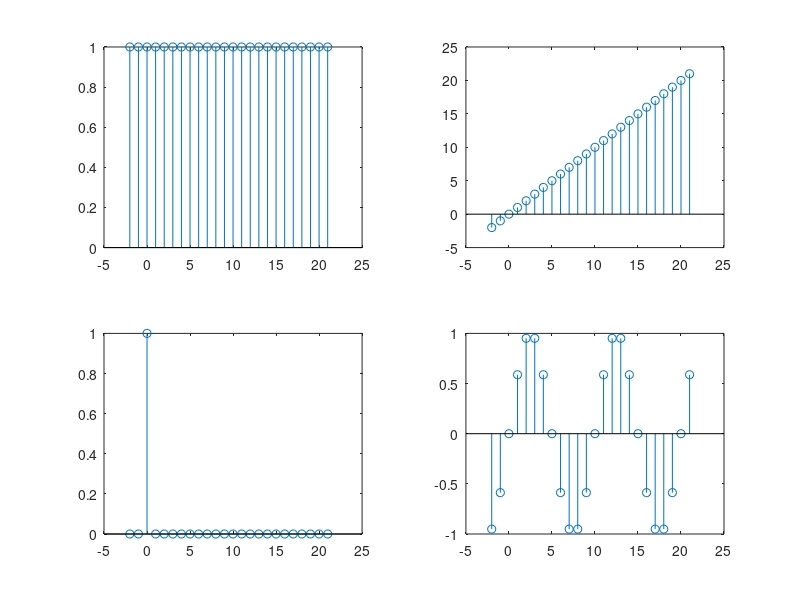

Write MATLAB code to recreate this figure.
N = 21;
x = -2:1:N;
y1 = ones(1,length(x));
y2 = x.*y1;
y3 = rectpuls(x);
y4 = sin(.2*pi*x);
subplot(2,2,1);
stem(x,y1)
subplot(2,2,2)
stem(x,y2)
subplot(2,2,3)
stem(x,y3)
subplot(2,2,4)
stem(x,y4)